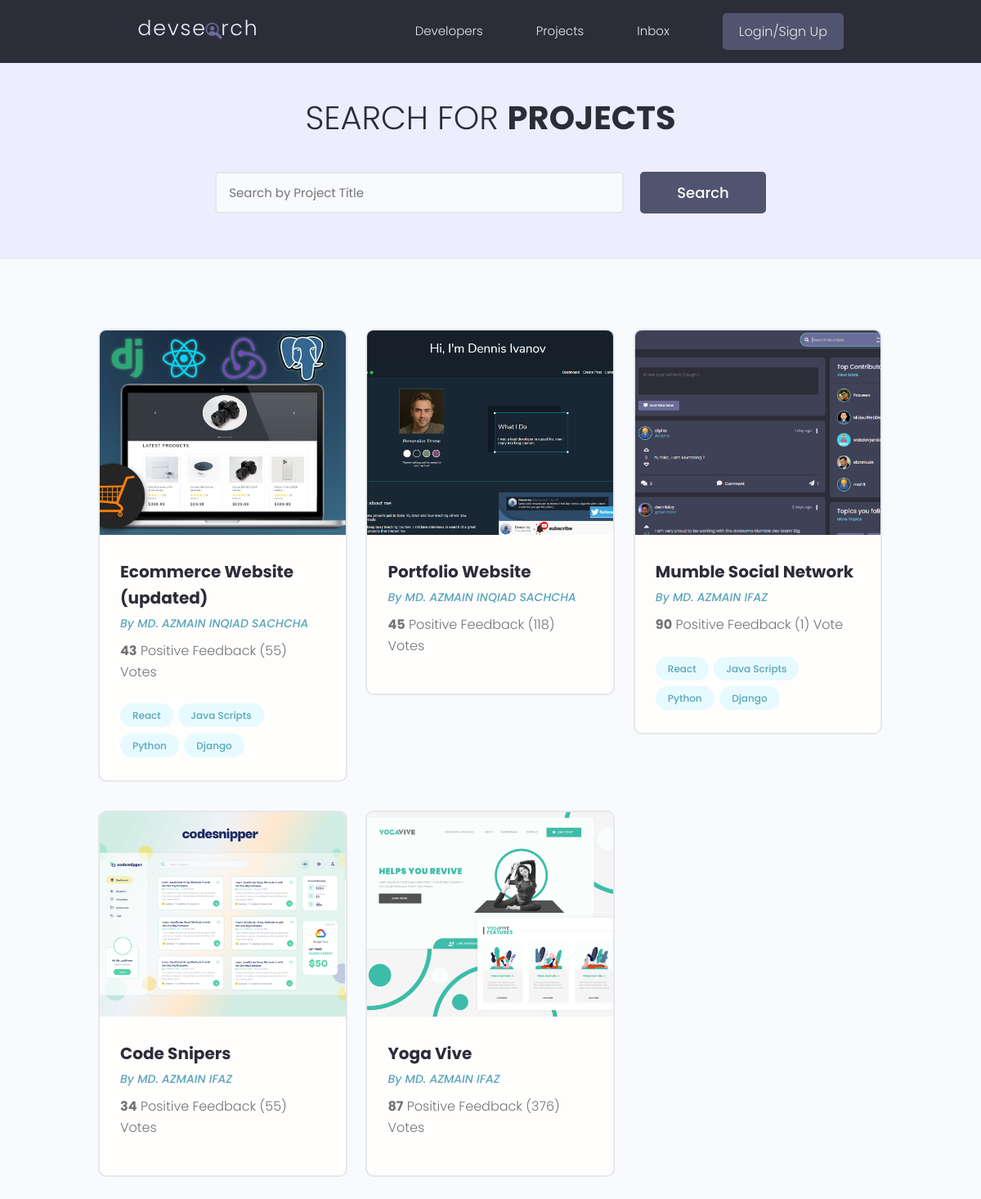
The app's page /practiceapp/ with its own data.
### practiceapp/models.py (models this page shows, shortened)
class Project(models.Model):
    owner = models.ForeignKey(Profiles, null=True, blank=True, on_delete=models.SET_NULL)
    title = models.CharField(max_length=200)
    description = models.TextField(null=True, blank=True)
    featured_image = models.ImageField(null=True, blank=True, default="default.jpg")
    demo_link = models.CharField(max_length=2000, null=True, blank=True)
    source_link = models.CharField(max_length=2000, null=True, blank=True)
    tags = models.ManyToManyField('Tag',blank=True)
    vote_total = models.IntegerField(default=0, null=True, blank= True)
    vote_ratio = models.IntegerField(default=0, null=True, blank= True)
    created = models.DateTimeField(auto_now_add=True)
    id = models.UUIDField(default=uuid.uuid4, unique=True, editable=False, primary_key=True)

class Tag(models.Model):
    name = models.CharField(max_length=200)
    created = models.DateTimeField(auto_now_add=True)
    id = models.UUIDField(default=uuid.uuid4, unique=True, editable=False, primary_key=True)
    def __str__(self):
        return self.name

### users/models.py (models this page shows, shortened)
class Profiles(models.Model):
    user = models.OneToOneField(User, on_delete=models.CASCADE, null=True, blank=True)
    name = models.CharField(max_length=222, null=True, blank=True)
    email = models.EmailField(max_length=200, null=True, blank=True)
    username = models.CharField(max_length=200, blank=True, null=True)
    location = models.CharField(max_length=200, blank=True, null=True)
    short_intro = models.CharField(max_length=300, null=True, blank=True)
    bio = models.TextField(null=True, blank=True)
    profile_image = models.ImageField(null=True, blank=True,upload_to='profiles/', default='profiles/user-default.png' )
    social_twitter = models.CharField(max_length=222, null=True, blank=True)
    social_Linkedin = models.CharField(max_length=222, null=True, blank=True)
    social_github = models.CharField(max_length=222, null=True, blank=True)
    social_Youtube = models.CharField(max_length=222, null=True, blank=True)
    social_Facebook = models.CharField(max_length=222, null=True, blank=True)
    social_website = models.CharField(max_length=222, null=True, blank=True)
    social_Instagram = models.CharField(max_length=222, null=True, blank=True)
    created = models.DateTimeField(auto_now_add=True)
    id = models.UUIDField(default=uuid.uuid4, unique=True, editable=False, primary_key=True)

### practiceapp/views.py (the view)
# urls.py: path('', views.projects, name="projects"),
def projects(request):
    projects = Project.objects.all()
    context = {
        "projects": projects
    }
    return render(request, "practiceapp/projects.html", context)

### practiceapp/templates/practiceapp/projects.html (shortened to what this page needs)
{% extends "main.html" %}
{% block body %}
<main class="projects">
    <section class="hero-section text-center">
      <div class="container container--narrow">
        <div class="hero-section__box">
          <h2>Search for <span>Projects</span></h2>
        </div>
        <div class="hero-section__search">
          <form class="form" action="#" method="get">
            <div class="form__field">
              <input class="input input--text" id="formInput#search" type="text" name="text"
                placeholder="Search by Project Title" />
            </div>
            <input class="btn btn--sub btn--lg" type="submit" value="Search" />
          </form>
        </div>
      </div>
    </section>
    <section class="projectsList">
      <div class="container">
        <div class="grid grid--three">
        {% for project in projects %}
          <div class="column">
            <div class="card project">
              <a href="{% url 'project' project.id %}" class="project">
                <img class="project__thumbnail" src="{{ project.featured_image.url }}" alt="project thumbnail" />
                <div class="card__body">
                  <h3 class="project__title">{{project.title}}</h3>
                  <p><a class="project__author" href="{% url 'user-profile' project.owner.id %}">By {{ project.owner.name }}</a></p>
                  <p class="project--rating">
                    <span style="font-weight: bold;">{{project.vote_ratio}}</span> Positive
                    Feedback ({{project.vote_total}}) Vote{{project.vote_total|pluralize:"s"}}
                  </p>
                  <div class="project__tags">
                    {% for tag in project.tags.all %}
                    <span class="tag tag--pill tag--main">
                      <small>{{tag}}</small>
                    </span>
                   {% endfor %}
                  </div>
                </div>
              </a>
            </div>
          </div>
          {% endfor %}
        </div>
      </div>
    </section>
  </main>
{%  endblock %}

### templates/main.html (shortened to what this page needs)
<!DOCTYPE html>
{% load static %}
    <head>
        <link rel="stylesheet" href="https://cdn.iconmonstr.com/1.3.0/css/iconmonstr-iconic-font.min.css" />
        <link rel="stylesheet" href='{% static "uikit/styles/uikit.css" %}' />
        <link rel="stylesheet" href='{% static "styles/app.css" %}' />
    </head>
    <body>
       {% include "navbar.html" %}
        {% block body %}
        {% endblock %}
    </body>
</html>

### templates/navbar.html (shortened to what this page needs)
{% load static %}
  <header class="header">
    <div class="container container--narrow">
      <a href="{% url 'profiles' %}" class="header__logo">
        <img src="{% static 'images/logo.svg' %}" alt="DevSearch Logo" />
      </a>
      <nav class="header__nav">
        <ul class="header__menu">
          <li class="header__menuItem"><a href="{% url 'profiles' %}">Developers</a></li>
          <li class="header__menuItem"><a href="{% url 'projects' %}">Projects</a></li>
          <li class="header__menuItem"><a href="">Inbox</a></li>
          {% if request.user.is_authenticated %}
          <li class="header__menuItem"><a href="{% url 'create-project'  %}">Add Project</a></li>
          <li class="header__menuItem"><a href="{% url 'logout' %}" class="btn btn--sub">LogOut</a></li>
          {%  else %}
          <li class="header__menuItem"><a href="{% url 'login' %}" class="btn btn--sub">Login/Sign Up</a></li>
          {% endif %}
        </ul>
      </nav>
    </div>
  </header>

### static/styles/app.css (style rules this page uses)
.btn--sub { background-color: var(--color-sub-light); }
.card { border: 2px solid var(--color-light); }
img { width: 100%; }
.header { position: sticky; z-index: 111; background-color: var(--color-sub); padding: 1.5rem 0; }
.header > .container { display: flex; justify-content: space-between; align-items: center; }
.header__logo > img { height: 3.8rem; }
.header__nav > ul { display: inline-flex; align-items: center; list-style: none; gap: 6.5rem; }
.header__menuItem > a { color: var(--color-light); font-weight: 300; }
.hero-section { height: 40vh; display: flex; align-items: center; background-color: var(--color-sub); }
.hero-section__box { margin-bottom: 4rem; }
.hero-section__box > h2, .hero-section__box > h2 > span { font-size: 4rem; color: var(--color-light); line-height: 1.3; text-transform: uppercase; }
.hero-section__box > h2 { font-weight: 300; }
.hero-section__box > h2 > span { font-weight: 700; }
.hero-section__search > .form { display: flex; align-items: center; justify-content: center; gap: 2rem; }
.hero-section__search > .form input.input--text { width: 50rem; }
.project__author { font-size: 1.4rem; font-style: italic; }
.project--rating { margin-bottom: 1.6em; margin-top: .5em; }
.projects > .hero-section { background: var(--color-sub-lighter); height: 30vh; }
.projects .hero-section__box { margin-bottom: 2.5rem; }
.projects .hero-section__box > h2 { color: var(--color-sub); }
.projects .hero-section__box > h2 > span { font-weight: 700; color: var(--color-sub); }
.projectsList { margin-top: 8rem; }
.project__thumbnail { height: 25rem; object-fit: cover; object-position: top center; }
.project__title { font-size: 2rem; font-weight: 700; color: var(--color-sub); }

### static/uikit/styles/modules/_base.css (style rules this page uses)
* { margin: 0; padding: 0; box-sizing: border-box; text-rendering: optimizeLegibility; color: inherit; font-size: inherit; }
body { line-height: 1.6; font-weight: 400; font-size: 1.5rem; color: var(--color-text); background-color: var(--color-bg); min-height: 100vh; }

### static/uikit/styles/modules/_typography.css (style rules this page uses)
* { font-family: var(--font-base); }
h2 { font-size: 3.6rem; font-weight: var(--font-bold); }
h3 { font-size: 3.2rem; font-weight: var(--font-medium); }
p, span, strong { font-size: 1.6rem; color: var(--color-text); font-weight: var(--font-regular); }
a { padding-bottom: 2px; text-decoration: none; display: inline-block; color: var(--color-main); font-weight: var(--font-medium); }

### static/uikit/styles/modules/_utilities.css (style rules this page uses)
.container { width: 92%; max-width: 165rem; margin: 0 auto; box-sizing: border-box; }
.container--narrow { width: 92%; max-width: 120rem; }
@media screen and (min-width: 1000px) { .container { width: 90%; } }
@media screen and (min-width: 1000px) { .container--narrow { width: 85%; } }
@media screen and (min-width: 1200px) { .container { width: 80%; } }
@media screen and (min-width: 1200px) { .container--narrow { width: 72%; } }
.text-center { text-align: center; }

### static/uikit/styles/modules/_button.css (style rules this page uses)
.btn { display: inline-block; position: relative; cursor: pointer; background-color: var(--color-light); font-weight: var(--font-medium); color: var(--color-sub); text-decoration: none; padding: 1rem 2rem; border-radius: 0.5rem; border: none; width: -webkit-fit-content; width: -moz-fit-content; width: fit-content; height: -webkit-fit-content; height: -moz-fit-content; height: fit-content; font-size: 1.6rem; outline-width: 0; outline-color: transparent; -webkit-backface-visibility: hidden; backface-visibility: hidden; transition: all 0.3s ease-in-out; }
.btn--sub { background-color: var(--color-sub); color: var(--color-white); }
.btn--lg { font-size: 1.8rem; padding: 1.2rem 4.5rem; }

### static/uikit/styles/modules/_card.css (style rules this page uses)
.card { border-radius: 1rem; background-color: var(--color-white); border: 1.5px solid var(--color-light); width: auto; height: auto; margin-top: 0.5rem; margin-bottom: 0.5rem; overflow: hidden; }
.card__body, .card__header { padding: 2rem 2.5rem; }

### static/uikit/styles/modules/_form.css (style rules this page uses)
.form { display: block; }
.form__field { margin-top: 1.5rem; margin-bottom: 1.5rem; }
input.input[type='text'], input.input[type='email'], input.input[type='password'], input.input[type='number'], textarea.input { min-width: 24rem; width: 100%; padding: 1.2rem 1.5rem; border-radius: 0.5rem; border: 2px solid var(--color-light); transition: all 0.3s ease-in-out; background-color: var(--color-bg); }

### records on screen
Project: featured_image (picture), title "Ecommerce Website (updated)", owner.name "MD. AZMAIN INQIAD SACHCHA", vote_ratio "43", vote_total "55"
Tag: name "React"
Tag: name "Java Scripts"
Tag: name "Python"
Tag: name "Django"
Project: featured_image (picture), title "Portfolio Website", owner.name "MD. AZMAIN INQIAD SACHCHA", vote_ratio "45", vote_total "118"
Project: featured_image (picture), title "Mumble Social Network", owner.name "MD. AZMAIN IFAZ", vote_ratio "90", vote_total "1"
Project: featured_image (picture), title "Code Snipers", owner.name "MD. AZMAIN IFAZ", vote_ratio "34", vote_total "55"
Project: featured_image (picture), title "Yoga Vive", owner.name "MD. AZMAIN IFAZ", vote_ratio "87", vote_total "376"
